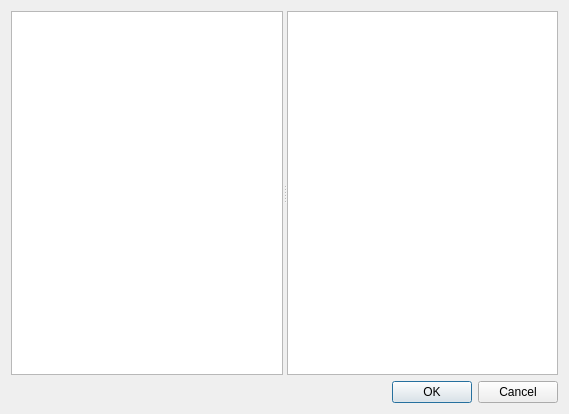
<?xml version="1.0" encoding="UTF-8"?>
<ui version="4.0">
 <class>settingsLoadWindow</class>
 <widget class="QDialog" name="settingsLoadWindow">
  <property name="geometry">
   <rect>
    <x>0</x>
    <y>0</y>
    <width>569</width>
    <height>414</height>
   </rect>
  </property>
  <property name="windowTitle">
   <string>Dialog</string>
  </property>
  <layout class="QVBoxLayout" name="verticalLayout">
   <item>
    <widget class="QSplitter" name="splitter">
     <property name="orientation">
      <enum>Qt::Horizontal</enum>
     </property>
     <widget class="QListWidget" name="name"/>
     <widget class="QTableWidget" name="para">
      <attribute name="horizontalHeaderStretchLastSection">
       <bool>true</bool>
      </attribute>
     </widget>
    </widget>
   </item>
   <item>
    <widget class="QDialogButtonBox" name="buttonBox">
     <property name="orientation">
      <enum>Qt::Horizontal</enum>
     </property>
     <property name="standardButtons">
      <set>QDialogButtonBox::Cancel|QDialogButtonBox::Ok</set>
     </property>
    </widget>
   </item>
  </layout>
 </widget>
 <resources/>
 <connections>
  <connection>
   <sender>buttonBox</sender>
   <signal>rejected()</signal>
   <receiver>settingsLoadWindow</receiver>
   <slot>reject()</slot>
   <hints>
    <hint type="sourcelabel">
     <x>269</x>
     <y>396</y>
    </hint>
    <hint type="destinationlabel">
     <x>306</x>
     <y>377</y>
    </hint>
   </hints>
  </connection>
 </connections>
</ui>
